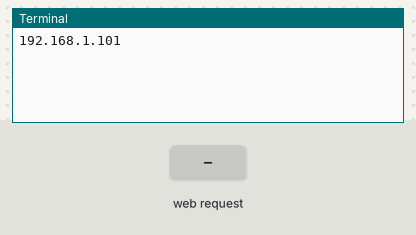
A program run on a simulated Raspberry Pi (BCM pin numbers). On the bench: the last lines printed to the terminal. The test bench sets the inputs (shaded band). The camera gives no picture and a still takes 0.5 s; threads take turns every 2 ms; the clock reads 2024-03-15 10:24:30 at power-on unless the program sets it.

Above: at 1.2 s.
1.3 s: HTTP request for / received
At 2.4 s:
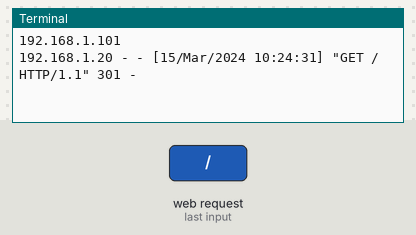
2.8 s: HTTP request for /index.html received
At 3.5 s:
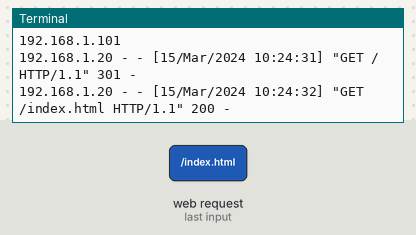
4.3 s: HTTP request for /stream.mjpg received
At 4.6 s:
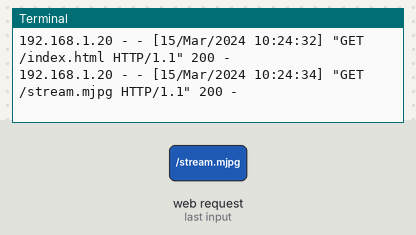
5.8 s: HTTP request for / received
At 7.0 s:
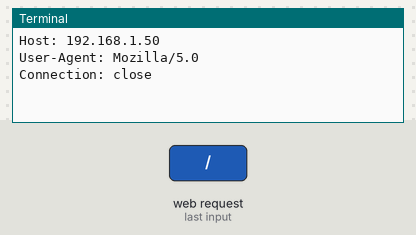

Measured:
- after the input at 1.3 s, the terminal: prints a new line at once (image 1)
- after the input at 2.8 s, the terminal: prints a new line at once (image 2)
- after the input at 4.3 s, the terminal: prints a new line at once (image 3)
- after the input at 5.8 s, the terminal: prints a new line at once (image 4)

The program:

main.py
```python
# Whole ML project here

import socket
import serial
import io
import picamera
import logging
import socketserver
import threading
from threading import Condition
from http import server
from stream_to_web import start_streaming
from server import start_server

class cameraThread (threading.Thread):
   def __init__(self, threadID, name, counter):
      threading.Thread.__init__(self)
      self.threadID = threadID
      self.name = name
      self.counter = counter
   def run(self):
       start_streaming()

class commandThread (threading.Thread):
   def __init__(self, threadID, name, counter):
      threading.Thread.__init__(self)
      self.threadID = threadID
      self.name = name
      self.counter = counter
   def run(self):
       start_server(8003)


thread_camera = cameraThread(1, "Camera", 1)
thread_commands = commandThread(2, "Commands", 2)

thread_camera.start()
thread_commands.start()
```

stream_to_web.py
```python
import io
import picamera
import logging
import socketserver
from threading import Condition
from http import server

PAGE="""\
<html>
<head>
<title>picamera MJPEG streaming demo</title>
</head>
<body>
<h1>PiCamera MJPEG Streaming Demo</h1>
<img src="stream.mjpg" width="640" height="480" />
</body>
</html>
"""

class StreamingOutput(object):
    def __init__(self):
        self.frame = None
        self.buffer = io.BytesIO()
        self.condition = Condition()

    def write(self, buf):
        if buf.startswith(b'\xff\xd8'):
            # New frame, copy the existing buffer's content and notify all
            # clients it's available
            self.buffer.truncate()
            with self.condition:
                self.frame = self.buffer.getvalue()
                self.condition.notify_all()
            self.buffer.seek(0)
        return self.buffer.write(buf)

class StreamingHandler(server.BaseHTTPRequestHandler):
    output = None

    def do_GET(self):
        if self.path == '/':
            self.send_response(301)
            self.send_header('Location', '/index.html')
            self.end_headers()
        elif self.path == '/index.html':
            content = PAGE.encode('utf-8')
            self.send_response(200)
            self.send_header('Content-Type', 'text/html')
            self.send_header('Content-Length', len(content))
            self.end_headers()
            self.wfile.write(content)
        elif self.path == '/stream.mjpg':
            self.send_response(200)
            self.send_header('Age', 0)
            self.send_header('Cache-Control', 'no-cache, private')
            self.send_header('Pragma', 'no-cache')
            self.send_header('Content-Type', 'multipart/x-mixed-replace; boundary=FRAME')
            self.end_headers()
            try:
                while True:
                    with StreamingHandler.output.condition:
                        StreamingHandler.output.condition.wait()
                        frame = StreamingHandler.output.frame
                    self.wfile.write(b'--FRAME\r\n')
                    self.send_header('Content-Type', 'image/jpeg')
                    self.send_header('Content-Length', len(frame))
                    self.end_headers()
                    self.wfile.write(frame)
                    self.wfile.write(b'\r\n')
            except Exception as e:
                logging.warning(
                    'Removed streaming client %s: %s',
                    self.client_address, str(e))
        else:
            self.send_error(404)
            self.end_headers()

class StreamingServer(socketserver.ThreadingMixIn, server.HTTPServer):
    def __init__(self, address, handler, output):
        handler.output = output
        super().__init__(address, handler)
    allow_reuse_address = True
    daemon_threads = True

def start_streaming():
    with picamera.PiCamera(resolution='640x480', framerate=10) as camera:
        output = StreamingOutput()
        camera.start_recording(output, format='mjpeg')
        try:
            address = ('', 8000)
            server = StreamingServer(address, StreamingHandler, output)
            server.serve_forever()
        finally:
            camera.stop_recording()

if __name__ == '__main__':
    start_streaming()
```

server.py
```python
import socket
import serial

def start_server(port = 8002):
    s = socket.socket()
    host = '192.168.1.101'
    print(host)
    s.bind((host, port))
    ser = serial.Serial('/dev/ttyACM0', 4800)
    s.listen(9999)
    while True:
        c, addr = s.accept()
        print ('Got connection from',addr)
        while True:
            rec = c.recv(1024)
            if not rec:
                break
            ser.flushInput()
            ser.write(rec)
            print(rec.decode())
        c.close()


if __name__ == '__main__':
    start_server()
```
